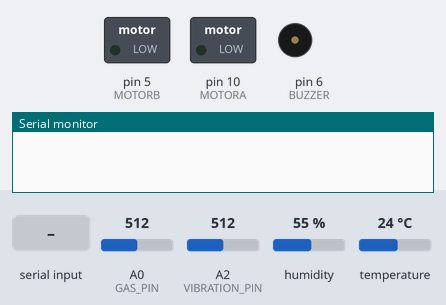
The sketch below on a simulated Arduino Uno, built with avr-gcc and run on an emulated ATmega328P. Shown: switched loads named in the sketch (green lamp = pin HIGH), buzzer (waves = sounding), the last lines printed to the serial monitor. The inputs (shaded band) are chosen by the test bench; at power-on: A0 (GAS_PIN) = 512, A2 (VIBRATION_PIN) = 512, humidity 55 %, temperature 24 °C.

Above: at 1.2 s.
1.3 s: "30,150\n" received over Serial
At 2.4 s:
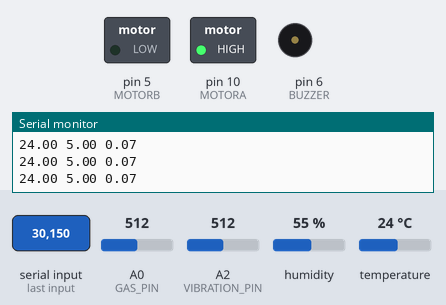
Timing chart, 0 to 4.3 s (numbered marks = the images above; inputs shaded):
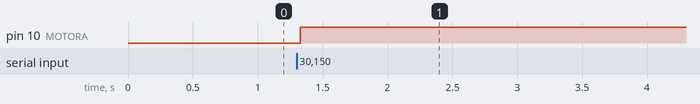

The sketch:

main.ino
```cpp
#include <dht.h>
#include <Wire.h>

dht DHT;

#define TEMPERATURE_PIN 7
#define VIBRATION_PIN 2
#define GAS_PIN A0
#define BUZZER 6
#define MOTORA 10
#define MOTORB 5

//sensitivity variables
int minimum = 200;
int maximum= 1023;
int maxdelay = 400;
int buzzer_count = 0;
int buzzer_on = 0;

float temp = 0;
float vibr = 0;
float gas = 0;
int tempcount = 0;
int elapsed = 0;
int flag = 0;
int fan_on = 0;
int vibr_on = 0;
int fire_on = 0;

void setup(){
  Serial.begin(9600);
  pinMode(BUZZER, OUTPUT);
  pinMode(MOTORA, OUTPUT);
  pinMode(MOTORB, OUTPUT);
}

void loop()
{
  elapsed = 0;
  temp = 0;
  vibr = 0;
  gas = 0;
  tempcount = 0;

    int temperature = DHT.read11(TEMPERATURE_PIN);
    temperature = DHT.temperature;
    if(temperature >= -274.0){
      temp = temp + temperature;
      tempcount = tempcount + 1;
    }
//    delay(5);
    int vreading = analogRead(VIBRATION_PIN);
    vreading = constrain(vreading, minimum, maximum);
    vreading = map(vreading, minimum, maximum, 0, 15);
    vibr = vibr + vreading;
//    delay(5);
    float sensor_volt;
    float R0 = 13.5;
    float RS_gas; // Get value of RS in a GAS
    float ratio; // Get ratio RS_GAS/RS_air
    int greading = analogRead(GAS_PIN);
    sensor_volt=(float)greading/1024*5.0;
    RS_gas = (5.0-sensor_volt)/sensor_volt;
    ratio = RS_gas/R0;  // ratio = RS/R0
    gas = gas+ratio;
//    delay(5);
  if (tempcount == 0){
    tempcount = 1;
  }
  temp = temp/tempcount;
  vibr = vibr/1;
  gas = gas/1;
  if(Serial.available()){

    Serial.print(temp);
    Serial.print(" ");
    Serial.print(vibr);
    Serial.print(" ");
    Serial.println(gas);
    int sig = Serial.read();
    sig = sig-48;
   if(buzzer_on == 1)
   {
      if(buzzer_count < 200){
        int freq = 1000;
        if(fire_on == 1){
          freq = 800;
        }
        else if(vibr_on == 1){
          freq = 1200;
        }
        else if(fan_on == 1){
          freq = 1400;
        }
        tone(BUZZER, freq, 5);
        if(fan_on == 1){
          digitalWrite(MOTORA,HIGH);
          digitalWrite(MOTORB,LOW);
        }
        buzzer_count = buzzer_count + 1;
      }
      else{
          digitalWrite(MOTORA,LOW);
          digitalWrite(MOTORB,LOW);
          buzzer_on = 0;
          fan_on = 0;
      }
   }
   if(buzzer_on == 0){
    fan_on = 0;
    fire_on = 0;
    vibr_on = 0;
   if(sig == 1){
      buzzer_on = 1;
      fire_on = 1;
      buzzer_count = 0;
    }
    else if(sig == 2){
      buzzer_on = 1;
      buzzer_count = 0;
      vibr_on = 1;
    }
    else if(sig == 3){
      buzzer_on = 1;
      buzzer_count = 0;
      fan_on = 1;
    }
   }
  }
}
```

Measured:
- after the input at 1.3 s, pin 10 (MOTORA): LOW → HIGH at once
